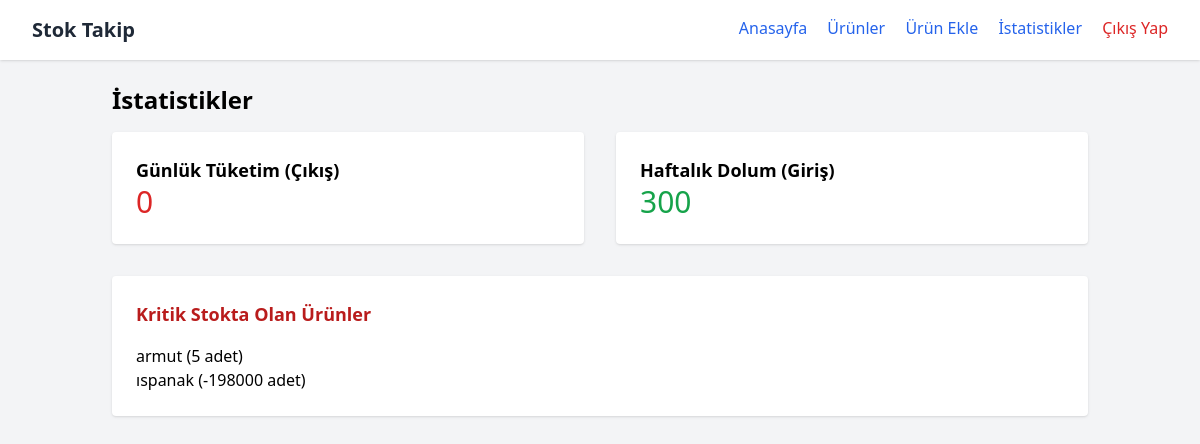
/istatistikler (signed in), run on the app's committed database.
### tables this page shows
CREATE TABLE urunler (
    id INTEGER PRIMARY KEY AUTOINCREMENT,
    ad TEXT NOT NULL,
    kategori TEXT NOT NULL,
    miktar INTEGER NOT NULL,
    fiyat REAL NOT NULL
);

### app.py (the view)
@app.route('/istatistikler')
def istatistikler():
    if not session.get("logged_in"):
        return redirect(url_for('login'))
    db = get_db()
    today = datetime.now().strftime("%Y-%m-%d")
    gunluk_tuketim = db.execute("SELECT SUM(miktar) as toplam FROM depo_hareketleri WHERE hareket_tipi='cikis' AND tarih LIKE ?", (f"{today}%",)).fetchone()["toplam"] or 0
    haftalik_giris = db.execute("SELECT SUM(miktar) as toplam FROM depo_hareketleri WHERE hareket_tipi='giris' AND tarih >= date('now', '-7 days')").fetchone()["toplam"] or 0
    kritik_urunler = db.execute("SELECT * FROM urunler WHERE miktar < 10").fetchall()
    return render_template('istatistikler.html', gunluk_tuketim=gunluk_tuketim, haftalik_giris=haftalik_giris, kritik_urunler=kritik_urunler)

### app.py (called while the page is built)
def get_db():
    conn = sqlite3.connect(app.config['DATABASE'])
    conn.row_factory = sqlite3.Row
    return conn

### templates/istatistikler.html (shortened to what this page needs)
<!DOCTYPE html>
<html lang="tr">
<head>
    <script src="https://cdn.tailwindcss.com"></script>
</head>
<body class="bg-gray-100">
    <nav class="bg-white shadow px-8 py-4 flex justify-between">
        <div class="text-xl font-bold text-gray-800">Stok Takip</div>
        <div class="space-x-4">
            <a href="{{ url_for('index') }}" class="text-blue-600 hover:underline">Anasayfa</a>
            <a href="{{ url_for('urunler') }}" class="text-blue-600 hover:underline">Ürünler</a>
            <a href="{{ url_for('urun_ekle') }}" class="text-blue-600 hover:underline">Ürün Ekle</a>
            <a href="{{ url_for('istatistikler') }}" class="text-blue-600 hover:underline">İstatistikler</a>
            <a href="{{ url_for('logout') }}" class="text-red-600 hover:underline">Çıkış Yap</a>
        </div>
    </nav>
    <div class="container mx-auto p-6">
        <h1 class="text-2xl font-bold mb-4">İstatistikler</h1>
        <div class="grid grid-cols-2 gap-8 mb-8">
            <div class="bg-white p-6 rounded shadow">
                <h2 class="text-lg font-semibold">Günlük Tüketim (Çıkış)</h2>
                <p class="text-3xl text-red-600">{{ gunluk_tuketim }}</p>
            </div>
            <div class="bg-white p-6 rounded shadow">
                <h2 class="text-lg font-semibold">Haftalık Dolum (Giriş)</h2>
                <p class="text-3xl text-green-600">{{ haftalik_giris }}</p>
            </div>
        </div>
        <div class="bg-white p-6 rounded shadow">
            <h2 class="text-lg font-semibold mb-4 text-red-700">Kritik Stokta Olan Ürünler</h2>
            <ul>
                {% for urun in kritik_urunler %}
                  <li>{{ urun.ad }} ({{ urun.miktar }} adet)</li>
                {% else %}
                  <li>Tüm stoklar yeterli.</li>
                {% endfor %}
            </ul>
        </div>
    </div>
</body>
</html>

### data on the page
urunler: ad "armut", miktar "5"
urunler: ad "ıspanak", miktar "-198000"

### other printed values
{{ gunluk_tuketim }} "0"
{{ haftalik_giris }} "300"
